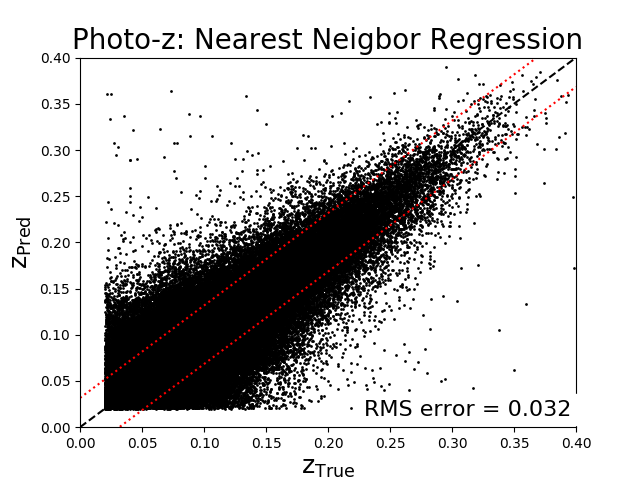

Recreate this plot in Python.
import numpy as np
from matplotlib import pyplot as plt
from sklearn.model_selection import  train_test_split
from sklearn.neighbors import KNeighborsRegressor
import pandas as pd 

path ='data_redshift.csv'
data =  pd.read_csv(path)

# mag = np.vstack([data['modelMag_%s' % f] for f in 'ugriz']).T
# z = data['z']

# put colors in a matrix

X = np.zeros((data.shape[0], 4))
X[:, 0] = data['modelMag_u'] - data['modelMag_g']
X[:, 1] = data['modelMag_g'] - data['modelMag_r']
X[:, 2] = data['modelMag_r'] - data['modelMag_i']
X[:, 3] = data['modelMag_i'] - data['modelMag_z']
z = np.asarray(data['z'])

# divide into training and testing data

X_train, X_test, Y_train, Y_test = train_test_split(X, z, test_size=0.2)
n_neighbors=1
knn = KNeighborsRegressor(n_neighbors, weights='uniform') #try with weights= distance
Y_pred = knn.fit(X_train, Y_train).predict(X_test)

axis_lim = np.array([0,0.4])

rms = np.sqrt(np.mean((Y_test - Y_pred) ** 2))
# print "RMS error = %.2g" % rms

ax = plt.axes()
plt.scatter(Y_test, Y_pred, c='k', lw=0, s=4)
plt.plot(axis_lim, axis_lim, '--k')
plt.plot(axis_lim, axis_lim + rms, ':r')
plt.plot(axis_lim, axis_lim - rms, ':r')
plt.xlim(axis_lim)
plt.ylim(axis_lim)

plt.text(0.99, 0.02, "RMS error = %.2g" % rms,
         ha='right', va='bottom', transform=ax.transAxes,
         bbox=dict(ec='w', fc='w'), fontsize=16)

plt.title('Photo-z: Nearest Neigbor Regression',fontsize=20)
plt.xlabel(r'$\mathrm{z_{True}}$', fontsize=18)
plt.ylabel(r'$\mathrm{z_{Pred}}$', fontsize=18)
plt.show()
